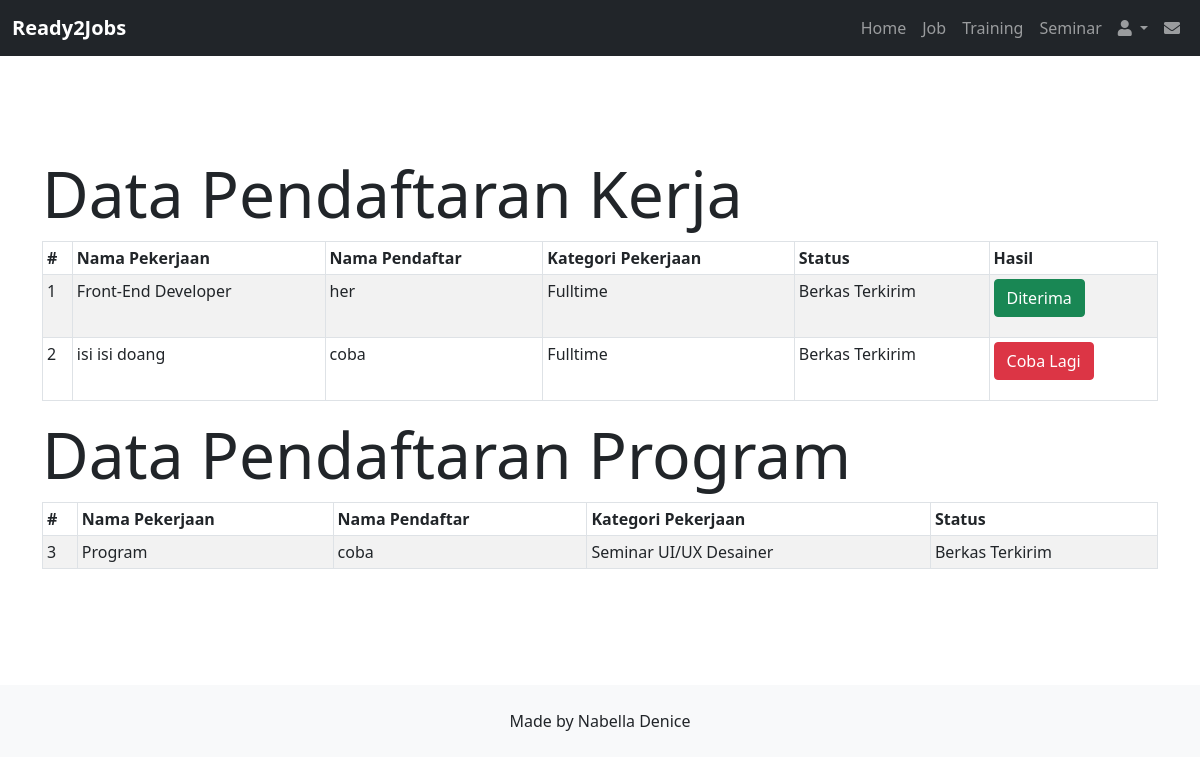
Page /pesan.php (signed in) on the committed database.
### tables this page shows
CREATE TABLE `daftar_kerja` (
  `id` int(12) NOT NULL,
  `nama` varchar(255) DEFAULT NULL,
  `email` varchar(255) DEFAULT NULL,
  `no_hp` int(15) DEFAULT NULL,
  `domisili` varchar(255) DEFAULT NULL,
  `cv` varchar(255) DEFAULT NULL,
  `job_id` int(12) DEFAULT NULL,
  `user_id` int(12) DEFAULT NULL,
  `hasil` varchar(255) DEFAULT 'Pending'
);

CREATE TABLE `pekerjaan` (
  `id` int(12) NOT NULL,
  `nama` varchar(255) DEFAULT NULL,
  `perusahaan` varchar(255) DEFAULT NULL,
  `deskripsi` text DEFAULT NULL,
  `kategori` varchar(255) DEFAULT NULL
);

CREATE TABLE `daftar_program` (
  `id` int(12) NOT NULL,
  `nama` varchar(255) DEFAULT NULL,
  `email` varchar(255) DEFAULT NULL,
  `no_hp` varchar(255) DEFAULT NULL,
  `program_id` int(12) DEFAULT NULL,
  `user_id` int(12) DEFAULT NULL
);

CREATE TABLE `program` (
  `id` int(12) NOT NULL,
  `nama` varchar(255) DEFAULT NULL,
  `penyelenggara` varchar(255) DEFAULT NULL,
  `deskripsi` text DEFAULT NULL,
  `kategori` varchar(255) DEFAULT NULL,
  `tanggal` date DEFAULT NULL,
  `harga` int(20) DEFAULT NULL,
  `gambar` varchar(255) DEFAULT NULL
);

### pesan.php (the view, shortened to what this page needs)
<?php
include 'config.php';
$i = 1;
$sql1 = "SELECT * FROM daftar_kerja";
$select1 = mysqli_query($conn,$sql1);
$sql2 = "SELECT * FROM daftar_program";
$select2 = mysqli_query($conn,$sql2);
?>
<!doctype html>
	<html lang="en">
	<head>
		<link href="https://cdn.jsdelivr.net/npm/bootstrap@5.0.2/dist/css/bootstrap.min.css" rel="stylesheet">
		<link rel="stylesheet" href="https://use.fontawesome.com/releases/v5.7.0/css/all.css">
	</head>
	<body>
		<nav class="navbar sticky-top navbar-expand-lg navbar-dark bg-dark">
			<div class="container-fluid">
				<a href="home.php" class="navbar-brand fw-bold">Ready2Jobs</a>
				<ul class="navbar-nav">
					<li class="nav-item">
						<a href="home.php" class="nav-link">Home</a>
					</li>
					<li class="nav-item">
						<a href="list.php?kategori=pekerjaan" class="nav-link">Job</a>
					</li>
					<li class="nav-item">
						<a href="list.php?kategori=training" class="nav-link">Training</a>
					</li>
					<li class="nav-item">
						<a href="list.php?kategori=seminar" class="nav-link">Seminar</a>
					</li>
					<?php if (isset($_SESSION['id'])) { ?>
						<li class="nav-item">
							<div class="dropleft">
								<a class="nav-link dropdown-toggle" href="#" role="button" id="dropdownMenuLink" data-bs-toggle="dropdown" aria-expanded="false">
									<i class="fas fa-user"></i>
								</a>
							</div>
						</li>
						<li class="nav-item"><a href="pesan.php" class="nav-link"><i class="fas fa-envelope"></i></a></li>
					<?php }else{  ?>
						<li class="nav-item">
							<a href="login.php" class="nav-link">Log in</a>
						</li>
					<?php } ?>
				</ul>
			</div>
		</nav>
		<section id="pesan">
			<div class="container">
				<h1 class="display-3">Data Pendaftaran Kerja</h1>
				<table id="dtBasicExample" class="table table-striped table-bordered table-sm" cellspacing="0" width="100%">
					<thead>
						<tr>
							<th scope="col">#</th>
							<th scope="col">Nama Pekerjaan</th>
							<th scope="col">Nama Pendaftar</th>
							<th scope="col">Kategori Pekerjaan</th>
							<th scope="col">Status</th>
							<th scope="col">Hasil</th>
						</tr>
					</thead>
					<tbody>
						<?php foreach ($select1 as $key): ?>
							<?php
							$job_id = $key['job_id'];
							$sql = "SELECT * FROM pekerjaan WHERE id = '$job_id' ";
							$select = mysqli_query($conn,$sql);
							$pekerjaan = mysqli_fetch_assoc($select);
							 ?>
							<tr>
								<td><?=$i++?></td>
								<td><?=$pekerjaan['nama']?></td>
								<td><?=$key['nama']?></td>
								<td><?=$pekerjaan['kategori']?></td>
								<td>Berkas Terkirim</td>
								<td>
									<?php if ($key['hasil']=='Diterima'): ?>
										<p class="btn btn-success"><?=$key['hasil']?></p>
									<?php endif ?>
									<?php if ($key['hasil']=='Coba Lagi'): ?>
										<p class="btn btn-danger"><?=$key['hasil']?></p>
									<?php endif ?>
								</td>
							</tr>
						<?php endforeach ?>
					</tbody>
				</table>
				<h1 class="display-3">Data Pendaftaran Program</h1>
				<table id="dtBasicExample" class="table table-striped table-bordered table-sm" cellspacing="0" width="100%">
					<thead>
						<tr>
							<th scope="col">#</th>
							<th scope="col">Nama Pekerjaan</th>
							<th scope="col">Nama Pendaftar</th>
							<th scope="col">Kategori Pekerjaan</th>
							<th scope="col">Status</th>
						</tr>
					</thead>
					<tbody>
						<?php foreach ($select2 as $key): ?>
							<?php
							$program_id = $key['program_id'];
							$sql = "SELECT nama FROM program WHERE id = '$program_id' ";
							$select = mysqli_query($conn,$sql);
							$pekerjaan = mysqli_fetch_assoc($select);
							 ?>
							<tr>
								<td><?=$i++?></td>
								<td>Program</td>
								<td><?=$key['nama']?></td>
								<td><?=$pekerjaan['nama']?></td>
								<td>Berkas Terkirim</td>
							</tr>
						<?php endforeach ?>
					</tbody>
				</table>
			</div>
		</section>
		<footer class="navbar-light bg-light py-4">
			<div class="text-center">
				Made by Nabella Denice
			</div>
		</footer>
	</body>
	</html>

### pesan.php (style rules this page uses)
.container { padding-top: 100px; padding-bottom: 100px; }

### rows in the picture
daftar_kerja: job.nama "Front-End Developer", nama "her", job.kategori "Fulltime", hasil "Diterima"
daftar_kerja: job.nama "isi isi doang", nama "coba", job.kategori "Fulltime", hasil "Coba Lagi"
daftar_program: nama "coba", program.nama "Seminar UI/UX Desainer"
